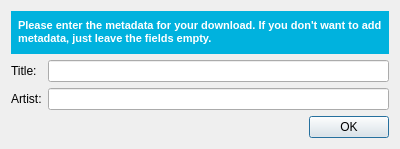
<?xml version="1.0" encoding="UTF-8"?>
<ui version="4.0">
 <class>MetadataDialog</class>
 <widget class="QDialog" name="MetadataDialog">
  <property name="geometry">
   <rect>
    <x>0</x>
    <y>0</y>
    <width>400</width>
    <height>149</height>
   </rect>
  </property>
  <property name="windowTitle">
   <string>ClipGrab - enter metadata</string>
  </property>
  <layout class="QGridLayout" name="gridLayout">
   <item row="0" column="0" colspan="2">
    <widget class="QLabel" name="label">
     <property name="styleSheet">
      <string notr="true">background-color:#00b2de;
color:#ffffff;
padding:4px;</string>
     </property>
     <property name="text">
      <string>&lt;!DOCTYPE HTML PUBLIC &quot;-//W3C//DTD HTML 4.0//EN&quot; &quot;http://www.w3.org/TR/REC-html40/strict.dtd&quot;&gt;
&lt;html&gt;&lt;head&gt;&lt;meta name=&quot;qrichtext&quot; content=&quot;1&quot; /&gt;&lt;style type=&quot;text/css&quot;&gt;
p, li { white-space: pre-wrap; }
&lt;/style&gt;&lt;/head&gt;&lt;body style=&quot; font-family:'Sans Serif'; font-size:9pt; font-weight:400; font-style:normal;&quot;&gt;
&lt;p style=&quot; margin-top:0px; margin-bottom:0px; margin-left:0px; margin-right:0px; -qt-block-indent:0; text-indent:0px;&quot;&gt;&lt;span style=&quot; font-family:'MS Shell Dlg 2'; font-size:8pt; font-weight:600;&quot;&gt;Please enter the metadata for your download. If you don't want to add&lt;/span&gt;&lt;/p&gt;
&lt;p style=&quot; margin-top:0px; margin-bottom:0px; margin-left:0px; margin-right:0px; -qt-block-indent:0; text-indent:0px;&quot;&gt;&lt;span style=&quot; font-family:'MS Shell Dlg 2'; font-size:8pt; font-weight:600;&quot;&gt;metadata, just leave the fields empty.&lt;/span&gt;&lt;/p&gt;&lt;/body&gt;&lt;/html&gt;</string>
     </property>
    </widget>
   </item>
   <item row="1" column="1">
    <widget class="QLineEdit" name="title"/>
   </item>
   <item row="5" column="1">
    <widget class="QDialogButtonBox" name="buttonBox">
     <property name="orientation">
      <enum>Qt::Horizontal</enum>
     </property>
     <property name="standardButtons">
      <set>QDialogButtonBox::Ok</set>
     </property>
    </widget>
   </item>
   <item row="1" column="0">
    <widget class="QLabel" name="label_2">
     <property name="text">
      <string>Title:</string>
     </property>
    </widget>
   </item>
   <item row="3" column="0">
    <widget class="QLabel" name="label_3">
     <property name="text">
      <string>Artist:</string>
     </property>
    </widget>
   </item>
   <item row="3" column="1">
    <widget class="QLineEdit" name="artist"/>
   </item>
  </layout>
 </widget>
 <tabstops>
  <tabstop>title</tabstop>
  <tabstop>artist</tabstop>
  <tabstop>buttonBox</tabstop>
 </tabstops>
 <resources/>
 <connections>
  <connection>
   <sender>buttonBox</sender>
   <signal>accepted()</signal>
   <receiver>MetadataDialog</receiver>
   <slot>accept()</slot>
   <hints>
    <hint type="sourcelabel">
     <x>248</x>
     <y>254</y>
    </hint>
    <hint type="destinationlabel">
     <x>157</x>
     <y>274</y>
    </hint>
   </hints>
  </connection>
  <connection>
   <sender>buttonBox</sender>
   <signal>rejected()</signal>
   <receiver>MetadataDialog</receiver>
   <slot>reject()</slot>
   <hints>
    <hint type="sourcelabel">
     <x>316</x>
     <y>260</y>
    </hint>
    <hint type="destinationlabel">
     <x>286</x>
     <y>274</y>
    </hint>
   </hints>
  </connection>
 </connections>
</ui>
